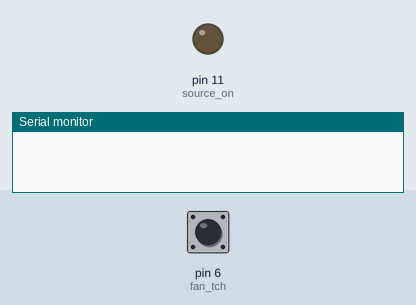
Recording of a sketch running on a simulated Arduino Uno, built with avr-gcc and run on an emulated ATmega328P. On the bench: output pins drawn as LEDs (lit = HIGH), the last lines printed to the serial monitor. The test bench sets the inputs (shaded band); at power-on: pin 6 (fan_tch) HIGH.

Above: at 0.1 s.
At 1.8 s:
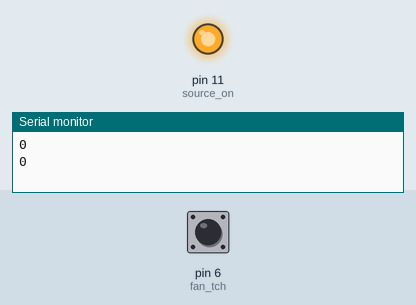
Timing chart, 0 to 3.3 s (numbered marks = the images above):
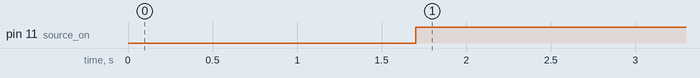

Measured:
- by itself, pin 11 (source_on): LOW → HIGH at 1.7 s

The sketch:

fan_tch_node_test.ino
```cpp
#define fan_tch 6
#define source_on 11


void setup() {
//  yield();
 // ESP.wdtFeed();
  //////////////SERIAL SETUP/////////
//  Serial.begin(74880);
  Serial.begin(9600);
  pinMode(fan_tch, INPUT_PULLUP);
  pinMode(source_on, OUTPUT);
}

void loop() {

    unsigned long periodON = pulseIn(fan_tch, HIGH, 100000);
    unsigned long periodOFF = pulseIn(fan_tch, LOW, 100000);
    Serial.println(periodON);
    Serial.println(periodOFF);
   // yield();
   // ESP.wdtFeed();

    delay(1500);
    digitalWrite(source_on, HIGH);
    delay(2000);


}
```
